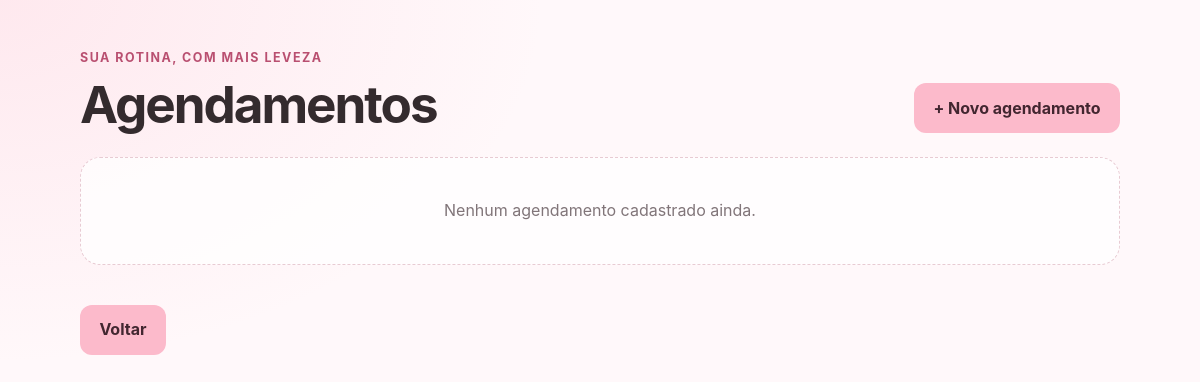
/agendamentos, run on an earlier commit of the app's database.
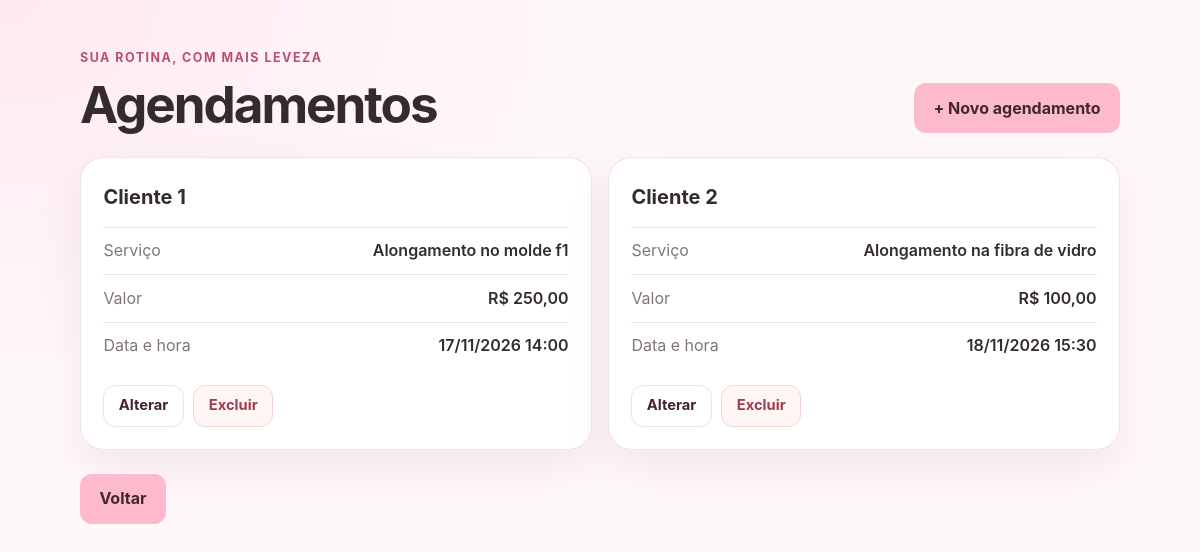
And on a later commit of the database.
### core/models.py (models this page shows, shortened)
class Agendamento(models.Model):
    nomeCliente = models.CharField(max_length=50)
    preco = models.DecimalField(max_digits=10, decimal_places=2)
    servico = models.TextField(max_length=100)
    dataAgendada = models.DateTimeField()
    dataCriacao = models.DateTimeField(auto_now_add=True)

### core/views.py (the view)
# urls.py: path('agendamentos', agendamentos, name='agendamentos'),
def agendamentos(request):
    agendamentos = Agendamento.objects.all()
    return render(request, 'agendamentos.html', {
        'agendamentos': agendamentos
    })

### core/templates/agendamentos.html (shortened to what this page needs)
<!DOCTYPE html>
<html lang="pt-BR">
<head>
    {% load static %}
    <link rel="stylesheet" href="{% static 'css/style.css' %}?v=3">
</head>
<body>
    <main class="page-shell">
        <header class="page-heading">
            <div>
                <p class="eyebrow">Sua rotina, com mais leveza</p>
                <h1>Agendamentos</h1>
            </div>
            <a class="button" href="{% url 'formulario' %}">+ Novo agendamento</a>
        </header>
        <section class="appointment-list" aria-label="Lista de agendamentos">
            {% for agendamento in agendamentos %}
                <article class="appointment-card">
                    <h2>{{ agendamento.nomeCliente }}</h2>
                    <p class="appointment-detail">
                        <span>Serviço</span>
                        <strong>{{ agendamento.servico }}</strong>
                    </p>
                    <p class="appointment-detail">
                        <span>Valor</span>
                        <strong>R$ {{ agendamento.preco }}</strong>
                    </p>
                    <p class="appointment-detail">
                        <span>Data e hora</span>
                        <strong>{{ agendamento.dataAgendada|date:"d/m/Y H:i" }}</strong>
                    </p>
                    <div class="appointment-actions">
                        <a class="button button-secondary"
                           href="{% url 'editaAgendamento' agendamento.id %}">
                            Alterar
                        </a>
                        <form method="post" action="{% url 'excluiAgendamento' agendamento.id %}">
                            <button class="button-danger" type="submit">Excluir</button>
                        </form>
                    </div>
                </article>
            {% empty %}
                <p class="empty-state">Nenhum agendamento cadastrado ainda.</p>
            {% endfor %}
        </section>
        <footer class="page-footer">
            <a class="button" href="{% url 'home' %}">Voltar</a>
        </footer>
    </main>
</body>
</html>

What changed in the data, as far as the page shows it:
added Agendamento: nomeCliente "Cliente 1", servico "Alongamento no molde f1", preco "250,00", dataAgendada "17/11/2026 14:00"
added Agendamento: nomeCliente "Cliente 2", servico "Alongamento na fibra de vidro", preco "100,00", dataAgendada "18/11/2026 15:30"
Also different on the page:
text no longer shown: "Nenhum agendamento cadastrado ainda."
